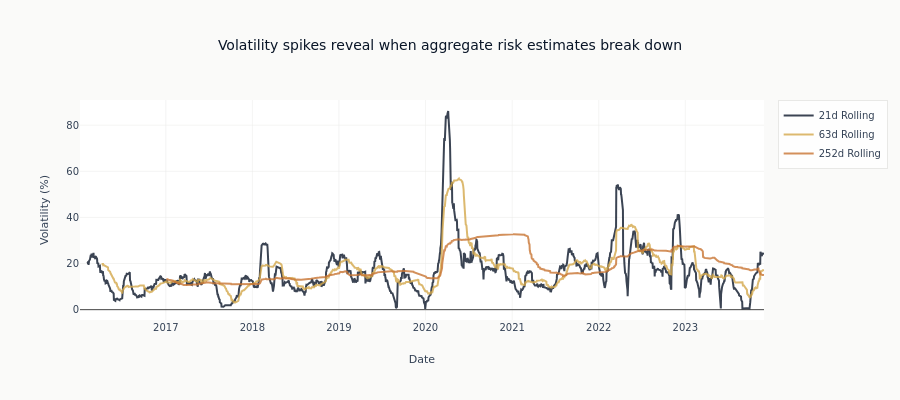

The code cell stored with this chart in its notebook:
### Code cell
# Plot rolling volatility (annualized)
fig = go.Figure()

for window in [21, 63, 252]:
    if window in rolling.volatility:
        vol_series = rolling.volatility[window]
        fig.add_trace(
            go.Scatter(
                x=strategy_returns.index,
                y=vol_series.to_numpy() * 100,
                name=f"{window}d Rolling",
                opacity=0.8,
            )
        )

fig.update_layout(
    title="Volatility spikes reveal when aggregate risk estimates break down",
    xaxis_title="Date",
    yaxis_title="Volatility (%)",
    height=400,
)
fig.show()

### Figure 1 — Plotly figure (JSON) as saved in the notebook; plotly's stock layout.template omitted (floating-point values rounded to 4 significant figures; data arrays with more than 128 entries replaced by an {"elided": "..."} marker saying what was removed)
{"data": [{"name": "21d Rolling", "opacity": 0.8, "type": "scatter", "x": {"elided": "1990 str values"}, "y": {"elided": "1990 float values"}}, {"name": "63d Rolling", "opacity": 0.8, "type": "scatter", "x": {"elided": "1990 str values"}, "y": {"elided": "1990 float values"}}, {"name": "252d Rolling", "opacity": 0.8, "type": "scatter", "x": {"elided": "1990 str values"}, "y": {"elided": "1990 float values"}}], "layout": {"height": 400, "title": {"text": "Volatility spikes reveal when aggregate risk estimates break down"}, "xaxis": {"title": {"text": "Date"}}, "yaxis": {"title": {"text": "Volatility (%)"}}}}
